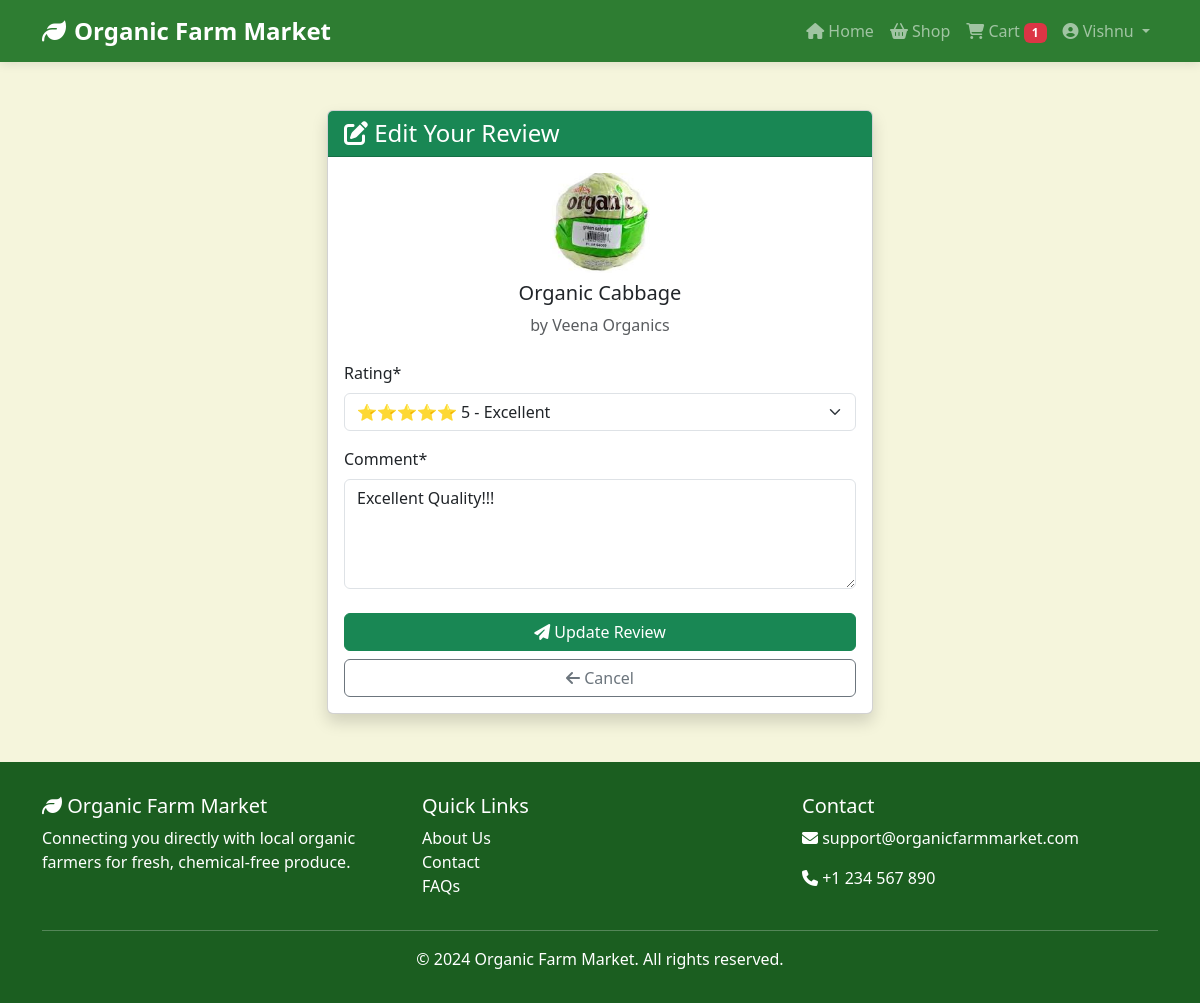
Screenshot of /reviews/add/8/ (signed in) with the database file from the repository.
### accounts/models.py (models this page shows, shortened)
class User(AbstractUser):
    USER_TYPE_CHOICES = (
        ('customer', 'Customer'),
        ('farmer', 'Farmer'),
    )
    user_type = models.CharField(max_length=10, choices=USER_TYPE_CHOICES, default='customer')
    phone = models.CharField(max_length=15, blank=True, null=True)
    profile_picture = models.ImageField(upload_to='profile_pics/', blank=True, null=True)
    address = models.TextField(blank=True, null=True)
    @property
    def is_farmer(self):
        return self.user_type == 'farmer'

class FarmerProfile(models.Model):
    user = models.OneToOneField(User, on_delete=models.CASCADE, related_name='farmer_profile')
    farm_name = models.CharField(max_length=100)
    farm_location = models.CharField(max_length=200)
    bio = models.TextField(help_text="Tell customers about your organic farming practices")
    is_organic_certified = models.BooleanField(default=False)
    certification_details = models.CharField(max_length=200, blank=True, null=True)
    established_year = models.IntegerField(blank=True, null=True)
    is_verified = models.BooleanField(default=False)  # Admin verification

### products/models.py (models this page shows, shortened)
class Product(models.Model):
    UNIT_CHOICES = (
        ('kg', 'Kilogram (kg)'),
        ('g', 'Gram (g)'),
        ('dozen', 'Dozen'),
        ('piece', 'Piece'),
        ('bunch', 'Bunch'),
    )
    farmer = models.ForeignKey(FarmerProfile, on_delete=models.CASCADE, related_name='products')
    category = models.ForeignKey(Category, on_delete=models.SET_NULL, null=True, related_name='products')
    name = models.CharField(max_length=100)
    slug = models.SlugField(unique=True, blank=True)
    description = models.TextField()
    price = models.DecimalField(max_digits=10, decimal_places=2)
    unit = models.CharField(max_length=10, choices=UNIT_CHOICES, default='kg')
    stock_quantity = models.PositiveIntegerField(default=0)
    image = models.ImageField(upload_to='products/', blank=True, null=True)
    is_organic_certified = models.BooleanField(default=True)
    is_available = models.BooleanField(default=True)
    created_at = models.DateTimeField(auto_now_add=True)
    updated_at = models.DateTimeField(auto_now=True)

### reviews/models.py (models this page shows, shortened)
class Review(models.Model):
    RATING_CHOICES = (
        (1, '1 - Poor'),
        (2, '2 - Fair'),
        (3, '3 - Good'),
        (4, '4 - Very Good'),
        (5, '5 - Excellent'),
    )
    product = models.ForeignKey(Product, on_delete=models.CASCADE, related_name='reviews')
    customer = models.ForeignKey(User, on_delete=models.CASCADE, related_name='reviews')
    order = models.ForeignKey(Order, on_delete=models.CASCADE, related_name='reviews', null=True, blank=True)
    rating = models.IntegerField(choices=RATING_CHOICES)
    comment = models.TextField()
    created_at = models.DateTimeField(auto_now_add=True)
    updated_at = models.DateTimeField(auto_now=True)
    is_verified_purchase = models.BooleanField(default=False)
    class Meta:
        unique_together = ('product', 'customer')
        ordering = ['-created_at']

### reviews/views.py (the view)
# urls.py: path('add/<int:product_id>/', views.add_review, name='add_review'),
@login_required
def add_review(request, product_id):
    product = get_object_or_404(Product, id=product_id)
    has_purchased_and_delivered = OrderItem.objects.filter(
        order__customer=request.user,
        product=product,
        order__status='delivered'  # Must be delivered
    ).exists()
    if not has_purchased_and_delivered:
        messages.error(request, 'You can only review products that have been delivered to you.')
        return redirect('products:product_detail', product_id=product.id)
    existing_review = Review.objects.filter(product=product, customer=request.user).first()
    if request.method == 'POST':
        form = ReviewForm(request.POST)
        if form.is_valid():
            if existing_review:
                existing_review.rating = form.cleaned_data['rating']
                existing_review.comment = form.cleaned_data['comment']
                existing_review.save()
                messages.success(request, 'Your review has been updated!')
            else:
                review = form.save(commit=False)
                review.product = product
                review.customer = request.user
                review.is_verified_purchase = True
                review.save()
                messages.success(request, 'Thank you for your review!')
            return redirect('products:product_detail', product_id=product.id)
    else:
        form = ReviewForm(instance=existing_review)
    context = {
        'form': form,
        'product': product,
        'existing_review': existing_review,
    }
    return render(request, 'reviews/review_form.html', context)

### reviews/forms.py
class ReviewForm(forms.ModelForm):
    class Meta:
        model = Review
        fields = ['rating', 'comment']
        widgets = {
            'rating': forms.Select(attrs={'class': 'form-select'}),
            'comment': forms.Textarea(attrs={
                'rows': 4,
                'class': 'form-control',
                'placeholder': 'Share your experience with this product...'
            }),
        }
    def __init__(self, *args, **kwargs):
        super().__init__(*args, **kwargs)
        self.fields['rating'].choices = [
            (5, '⭐⭐⭐⭐⭐ 5 - Excellent'),
            (4, '⭐⭐⭐⭐ 4 - Very Good'),
            (3, '⭐⭐⭐ 3 - Good'),
            (2, '⭐⭐ 2 - Fair'),
            (1, '⭐ 1 - Poor')
        ]

### cart/context_processors.py (called while the page is built)
def cart_count(request):
    if request.user.is_authenticated:
        cart = Cart.objects.filter(user=request.user).first()
        if cart:
            return {'cart_count': cart.total_items}
    return {'cart_count': 0}

### cart/models.py (called while the page is built)
    @property
    def total_items(self):
        return sum(item.quantity for item in self.items.all())

### templates/reviews/review_form.html (shortened to what this page needs)
{% extends 'base.html' %}
{% load crispy_forms_tags %}
{% block content %}
<div class="container mt-5">
    <div class="row justify-content-center">
        <div class="col-md-6">
            <div class="card shadow">
                <div class="card-header bg-success text-white">
                    <h4 class="mb-0">
                        {% if existing_review %}
                            <i class="fas fa-edit"></i> Edit Your Review
                        {% else %}
                            <i class="fas fa-star"></i> Write a Review
                        {% endif %}
                    </h4>
                </div>
                <div class="card-body">
                    <div class="text-center mb-4">
                        {% if product.image %}
                            <img src="{{ product.image.url }}" width="100" height="100" style="object-fit: cover;" class="rounded mb-2">
                        {% else %}
                            <i class="fas fa-carrot fa-4x text-muted mb-2"></i>
                        {% endif %}
                        <h5>{{ product.name }}</h5>
                        <p class="text-muted">by {{ product.farmer.farm_name }}</p>
                    </div>
                    <form method="post">
                        {{ form|crispy }}
                        <div class="d-grid gap-2 mt-4">
                            <button type="submit" class="btn btn-success">
                                <i class="fas fa-paper-plane"></i>
                                {% if existing_review %}Update Review{% else %}Submit Review{% endif %}
                            </button>
                            <a href="{% url 'products:product_detail' product.id %}" class="btn btn-outline-secondary">
                                <i class="fas fa-arrow-left"></i> Cancel
                            </a>
                        </div>
                    </form>
                </div>
            </div>
        </div>
    </div>
</div>
{% endblock %}

### templates/base.html (shortened to what this page needs)
<!DOCTYPE html>
<html lang="en">
<head>
    <link href="https://cdn.jsdelivr.net/npm/bootstrap@5.3.0/dist/css/bootstrap.min.css" rel="stylesheet">
    <link rel="stylesheet" href="https://cdnjs.cloudflare.com/ajax/libs/font-awesome/6.4.0/css/all.min.css">
</head>
<body>
    <nav class="navbar navbar-expand-lg navbar-dark">
        <div class="container">
            <a class="navbar-brand" href="{% url 'pages:home' %}">
                <i class="fas fa-leaf me-2"></i>Organic Farm Market
            </a>
            <div class="collapse navbar-collapse" id="navbarNav">
                <ul class="navbar-nav ms-auto">
                    <li class="nav-item">
                        <a class="nav-link" href="{% url 'pages:home' %}">
                            <i class="fas fa-home"></i> Home
                        </a>
                    </li>
                    <li class="nav-item">
                        <a class="nav-link" href="{% url 'products:product_list' %}">
                            <i class="fas fa-shopping-basket"></i> Shop
                        </a>
                    </li>
                    {% if user.is_authenticated %}
                        {% if user.is_farmer %}
                            <li class="nav-item">
                                <a class="nav-link" href="{% url 'accounts:farmer_dashboard' %}">
                                    <i class="fas fa-tachometer-alt"></i> Dashboard
                                </a>
                            </li>
                            <li class="nav-item">
                                <a class="nav-link" href="{% url 'accounts:customer_dashboard' %}">
                                    <i class="fas fa-user"></i> My Account
                                </a>
                            </li>
                            <li class="nav-item">
                                <a class="nav-link" href="{% url 'products:farmer_product_list' %}">
                                    <i class="fas fa-user"></i> My Products
                                </a>
                            </li>
                            <li class="nav-item">
                                <a class="nav-link" href="{% url 'orders:farmer_orders' %}">
                                    <i class="fas fa-shopping-cart"></i> Orders
                                </a>
                            </li>
                        {% else %}
                            <li class="nav-item">
                                <a class="nav-link" href="{% url 'cart:cart_detail' %}">
                                    <i class="fas fa-shopping-cart"></i> Cart
                                    <span class="badge bg-danger cart-count">{{ cart_count }}</span>
                                </a>
                            </li>
                        {% endif %}
                        <li class="nav-item dropdown">
                            <a class="nav-link dropdown-toggle" href="#" id="userDropdown" role="button" data-bs-toggle="dropdown">
                                <i class="fas fa-user-circle"></i> {{ user.username }}
                            </a>
                        </li>
                    {% endif %}
                </ul>
            </div>
        </div>
    </nav>
    {% block content %}
    {% endblock %}
    <footer class="footer">
        <div class="container">
            <div class="row">
                <div class="col-md-4">
                    <h5><i class="fas fa-leaf"></i> Organic Farm Market</h5>
                    <p>Connecting you directly with local organic farmers for fresh, chemical-free produce.</p>
                </div>
                <div class="col-md-4">
                    <h5>Quick Links</h5>
                    <ul class="list-unstyled">
                        <li><a href="#" class="text-white text-decoration-none">About Us</a></li>
                        <li><a href="#" class="text-white text-decoration-none">Contact</a></li>
                        <li><a href="#" class="text-white text-decoration-none">FAQs</a></li>
                    </ul>
                </div>
                <div class="col-md-4">
                    <h5>Contact</h5>
                    <p><i class="fas fa-envelope"></i> support@organicfarmmarket.com</p>
                    <p><i class="fas fa-phone"></i> +1 234 567 890</p>
                </div>
            </div>
            <hr class="bg-light">
            <div class="text-center">
                <p class="mb-0">&copy; 2024 Organic Farm Market. All rights reserved.</p>
            </div>
        </div>
    </footer>
</body>
</html>

### templates/base.html (style rules this page uses)
:root { --primary-green: #2E7D32; --secondary-orange: #FFB74D; --light-beige: #F5F5DC; --dark-green: #1B5E20; }
body { font-family: 'Segoe UI', Tahoma, Geneva, Verdana, sans-serif; background-color: var(--light-beige); }
.navbar { background-color: var(--primary-green) !important; box-shadow: 0 2px 10px rgba(0,0,0,0.1); }
.navbar-brand { font-weight: bold; font-size: 1.5rem; }
.footer { background-color: var(--dark-green); color: white; padding: 2rem 0; margin-top: 3rem; }

### rows the page displays
User: username "Vishnu"
Product: image (picture), name "Organic Cabbage", farmer.farm_name "Veena Organics"
Review: rating "⭐⭐⭐⭐⭐ 5 - Excellent", comment "Excellent Quality!!!"

### other values shown
{{ cart_count }} "1"
